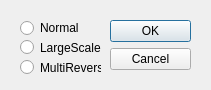
<?xml version="1.0" encoding="UTF-8"?>
<ui version="4.0">
 <class>SettingDialog</class>
 <widget class="QDialog" name="SettingDialog">
  <property name="geometry">
   <rect>
    <x>0</x>
    <y>0</y>
    <width>211</width>
    <height>90</height>
   </rect>
  </property>
  <property name="windowTitle">
   <string>Dialog</string>
  </property>
  <widget class="QDialogButtonBox" name="buttonBox">
   <property name="geometry">
    <rect>
     <x>110</x>
     <y>20</y>
     <width>81</width>
     <height>241</height>
    </rect>
   </property>
   <property name="orientation">
    <enum>Qt::Vertical</enum>
   </property>
   <property name="standardButtons">
    <set>QDialogButtonBox::Cancel|QDialogButtonBox::Ok</set>
   </property>
  </widget>
  <widget class="QRadioButton" name="radioButton">
   <property name="geometry">
    <rect>
     <x>20</x>
     <y>20</y>
     <width>81</width>
     <height>16</height>
    </rect>
   </property>
   <property name="text">
    <string>Normal</string>
   </property>
  </widget>
  <widget class="QRadioButton" name="radioButton_2">
   <property name="geometry">
    <rect>
     <x>20</x>
     <y>40</y>
     <width>81</width>
     <height>15</height>
    </rect>
   </property>
   <property name="text">
    <string>LargeScale</string>
   </property>
  </widget>
  <widget class="QRadioButton" name="radioButton_3">
   <property name="geometry">
    <rect>
     <x>20</x>
     <y>60</y>
     <width>81</width>
     <height>15</height>
    </rect>
   </property>
   <property name="text">
    <string>MultiReversi</string>
   </property>
  </widget>
 </widget>
 <resources/>
 <connections>
  <connection>
   <sender>buttonBox</sender>
   <signal>accepted()</signal>
   <receiver>SettingDialog</receiver>
   <slot>accept()</slot>
   <hints>
    <hint type="sourcelabel">
     <x>248</x>
     <y>254</y>
    </hint>
    <hint type="destinationlabel">
     <x>157</x>
     <y>274</y>
    </hint>
   </hints>
  </connection>
  <connection>
   <sender>buttonBox</sender>
   <signal>rejected()</signal>
   <receiver>SettingDialog</receiver>
   <slot>reject()</slot>
   <hints>
    <hint type="sourcelabel">
     <x>316</x>
     <y>260</y>
    </hint>
    <hint type="destinationlabel">
     <x>286</x>
     <y>274</y>
    </hint>
   </hints>
  </connection>
 </connections>
</ui>
